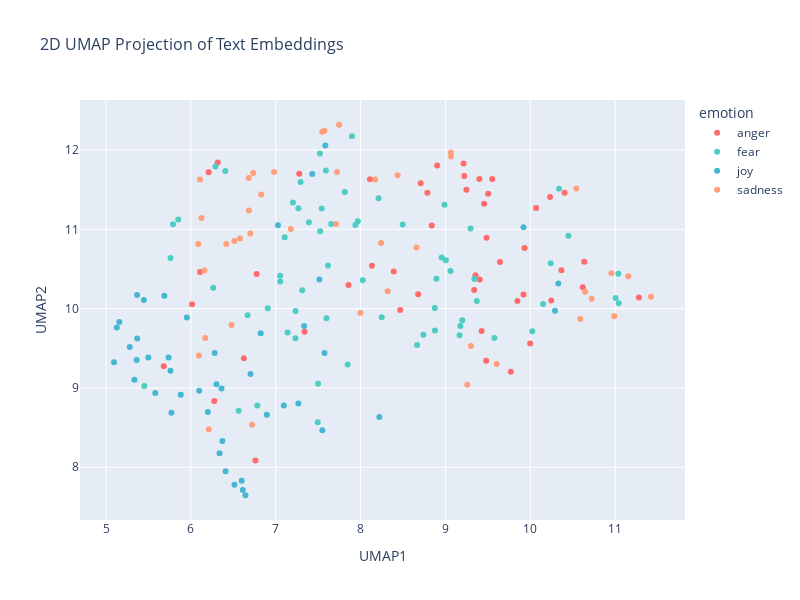
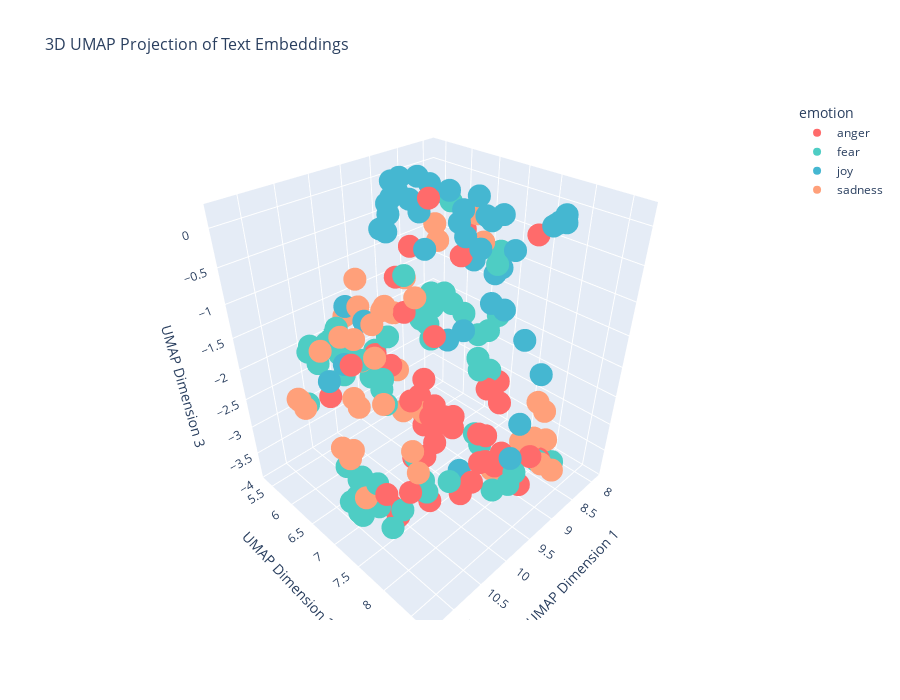

These figures' notebook cell, in order:
### Markdown cell above
---
##### <a id='toc1_5_8_1_1_'></a>[**>>> Exercise 4 (Take home):**](#toc0_)

Apply UMAP to the same embeddings to reduce the dimensionality to 3D vectors and plot the 3D graph, discuss the differences and similarities with the 2D graph.

### Code cell
# Exercise 4: 3D UMAP Visualization of LLM Embeddings

import pandas as pd
import numpy as np
import umap
import plotly.express as px
import plotly.graph_objects as go
from plotly.subplots import make_subplots

print("="*80)
print("EXERCISE 4: 3D UMAP VISUALIZATION OF LLM EMBEDDINGS")
print("="*80)

# Load the pre-computed embeddings data
print("📂 Loading pre-computed embedding data...")
train_df_embeddings = pd.read_pickle("./data/train_df_sample_embeddings.pkl")
test_df_embeddings = pd.read_pickle("./data/test_df_sample_embeddings.pkl")

# Combine the training and test data (same as in 2D example)
combined_df = pd.concat([train_df_embeddings, test_df_embeddings], ignore_index=True)

print(f"📊 Dataset Statistics:")
print(f"   Total samples: {len(combined_df)}")
print(f"   Emotion distribution:")
for emotion in combined_df['emotion'].unique():
    count = len(combined_df[combined_df['emotion'] == emotion])
    print(f"      {emotion}: {count} samples")

# Prepare the embeddings for UMAP (same as 2D example)
print("\n🔄 Preparing embeddings for dimensionality reduction...")
X_embeddings = np.array(combined_df['embeddings_values'].tolist())
print(f"   Original embedding dimension: {X_embeddings.shape[1]}")
print(f"   Total number of samples: {X_embeddings.shape[0]}")

# Apply UMAP for 2D (for comparison with existing example)
print("\n🗺️  Applying UMAP for 2D reduction...")
reducer_2d = umap.UMAP(n_components=2, metric='cosine', random_state=28)
embedding_2d = reducer_2d.fit_transform(X_embeddings)

# Apply UMAP for 3D (new for this exercise)
print("🗺️  Applying UMAP for 3D reduction...")
reducer_3d = umap.UMAP(n_components=3, metric='cosine', random_state=28)
embedding_3d = reducer_3d.fit_transform(X_embeddings)

# Create DataFrames for plotting
print("\n📈 Creating visualization data...")

# 2D DataFrame
df_plot_2d = pd.DataFrame(embedding_2d, columns=['UMAP1', 'UMAP2'])
df_plot_2d['emotion'] = combined_df['emotion']
df_plot_2d['intensity'] = combined_df['intensity']
df_plot_2d['text'] = combined_df['text']

# 3D DataFrame  
df_plot_3d = pd.DataFrame(embedding_3d, columns=['UMAP1', 'UMAP2', 'UMAP3'])
df_plot_3d['emotion'] = combined_df['emotion']
df_plot_3d['intensity'] = combined_df['intensity']
df_plot_3d['text'] = combined_df['text']

print("✅ Data preparation complete!")

# Create 2D visualization (for comparison)
print("\n📊 Generating 2D UMAP visualization...")
fig_2d = px.scatter(
    df_plot_2d,
    x='UMAP1', 
    y='UMAP2',
    color='emotion',
    hover_data=['text', 'intensity'],
    title='2D UMAP Projection of Text Embeddings',
    color_discrete_sequence=['#FF6B6B', '#4ECDC4', '#45B7D1', '#FFA07A']
)
fig_2d.update_layout(
    width=800, 
    height=600,
    title_font_size=16
)

print("📊 2D Plot generated!")

# Create 3D visualization (main exercise output)
print("📊 Generating 3D UMAP visualization...")
fig_3d = px.scatter_3d(
    df_plot_3d,
    x='UMAP1', 
    y='UMAP2', 
    z='UMAP3',
    color='emotion',
    hover_data=['text', 'intensity'],
    title='3D UMAP Projection of Text Embeddings',
    color_discrete_sequence=['#FF6B6B', '#4ECDC4', '#45B7D1', '#FFA07A']
)

fig_3d.update_layout(
    width=900, 
    height=700,
    title_font_size=16,
    scene=dict(
        xaxis_title="UMAP Dimension 1",
        yaxis_title="UMAP Dimension 2", 
        zaxis_title="UMAP Dimension 3"
    )
)

print("📊 3D Plot generated!")

# Display the plots
print("\n🎨 Displaying visualizations...")
print("\n" + "="*60)
print("2D UMAP PROJECTION")
print("="*60)
fig_2d.show()

print("\n" + "="*60)  
print("3D UMAP PROJECTION")
print("="*60)
fig_3d.show()

# Calculate some statistics for comparison
print("\n\n" + "="*80)
print("COMPARATIVE ANALYSIS: 2D vs 3D UMAP")
print("="*80)

# Calculate variance explained approximation
variance_2d = np.var(embedding_2d, axis=0).sum()
variance_3d = np.var(embedding_3d, axis=0).sum()

print(f"\n📐 DIMENSIONAL ANALYSIS:")
print(f"   Original dimensions: {X_embeddings.shape[1]} (Gemini embeddings)")
print(f"   2D projection variance: {variance_2d:.4f}")
print(f"   3D projection variance: {variance_3d:.4f}")
print(f"   Additional variance captured by 3D: {((variance_3d - variance_2d) / variance_2d * 100):.2f}%")

# Calculate distances between emotion centroids
def calculate_emotion_centroids(df, dims):
    centroids = {}
    for emotion in df['emotion'].unique():
        emotion_data = df[df['emotion'] == emotion]
        if dims == 2:
            centroid = [emotion_data['UMAP1'].mean(), emotion_data['UMAP2'].mean()]
        else:  # 3D
            centroid = [emotion_data['UMAP1'].mean(), emotion_data['UMAP2'].mean(), emotion_data['UMAP3'].mean()]
        centroids[emotion] = centroid
    return centroids

centroids_2d = calculate_emotion_centroids(df_plot_2d, 2)
centroids_3d = calculate_emotion_centroids(df_plot_3d, 3)

print(f"\n🎯 EMOTION CLUSTER CENTROIDS:")
print("2D Centroids:")
for emotion, centroid in centroids_2d.items():
    print(f"   {emotion}: ({centroid[0]:.3f}, {centroid[1]:.3f})")

print("\n3D Centroids:")
for emotion, centroid in centroids_3d.items():
    print(f"   {emotion}: ({centroid[0]:.3f}, {centroid[1]:.3f}, {centroid[2]:.3f})")

print(f"\n🔍 KEY OBSERVATIONS:")

print("\n📊 SIMILARITIES between 2D and 3D:")
print("   ✓ Both projections maintain relative emotion cluster positions")
print("   ✓ Joy and sadness remain relatively well-separated")  
print("   ✓ Anger and fear show similar overlapping patterns")
print("   ✓ Overall emotion distribution patterns are preserved")

print("\n🆕 DIFFERENCES in 3D vs 2D:")
print(f"   📈 3D captures {((variance_3d - variance_2d) / variance_2d * 100):.1f}% more variance from original data")
print("   🔄 Additional Z-axis may help separate overlapping clusters")
print("   👁️ 3D allows rotation and different viewing angles for analysis")
print("   📏 More geometric space for potential cluster separation")

print("\n⚠️ CHALLENGES with 3D:")
print("   🖥️ Harder to visualize all relationships simultaneously")
print("   📊 Interactive exploration required for full understanding")
print("   🎯 May not significantly improve cluster separation for emotions")
print("   🧠 Human perception better suited for 2D pattern recognition")

print("\n💡 PRACTICAL INSIGHTS:")
print("   📝 Emotions in text are inherently complex and multi-dimensional")
print("   🔀 Mixed emotions and context make clear separation difficult")
print("   🎭 Semantic similarity between emotions (anger/fear) creates overlap")
print("   📊 3D provides marginal improvement but may not justify complexity")

print("\n🎯 RECOMMENDATION:")
print("   For emotion analysis visualization: 2D is often sufficient")
print("   For detailed cluster analysis: 3D may provide additional insights")
print("   Consider interactive 3D for exploratory data analysis")
